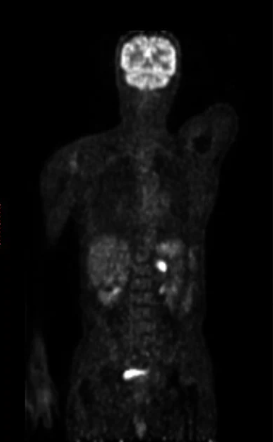
%> input picture images/ct.png, 273 x 442 px
$ octave fusion_img.m   (GNU Octave 9; MATLAB toolbox functions it lacks are replaced by stand-ins)
%> lines starting %> are read from the running program, lines starting %| are printed output that depends on the picture
a = imread("ct.png");
%> a is the input picture: size 442x273x3 uint8; mean R, G, B 13.4, 13.4, 13.4
a1 = rgb2gray(imresize(a,[440,270]));
b = imread("pet.png");
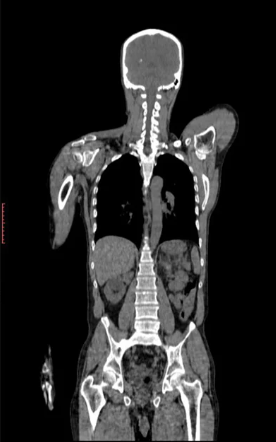
%> input picture images/pet.png, 276 x 442 px
%> b is the input picture: size 442x276x3 uint8; mean R, G, B 41.3, 41.2, 41.2
b1 = rgb2gray(imresize(b,[440,270]));
[ca,ch,cv,cd] = dwt2(a1,'db1');
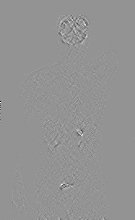
%> cd: size 220x135 double; min -20, max 14.5, mean -0.000943; drawn with min black and max white
[ca1,ch1,cv1,cd1] = dwt2(b1,'db1');
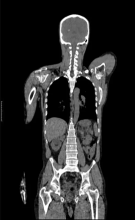
%> ca1: size 220x135 double; min 0, max 510, mean 82.4; drawn with min black and max white
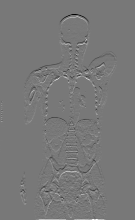
%> ch1: size 220x135 double; min -172.5, max 191.5, mean 0.1; drawn with min black and max white
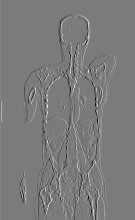
%> cv1: size 220x135 double; min -163, max 173.5, mean 0.1; drawn with min black and max white
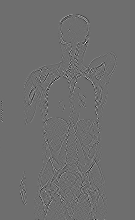
%> cd1: size 220x135 double; min -49, max 64, mean 0; drawn with min black and max white
CA = ca + ca1;
CH = ch+ch1;
CV = cv+cv1;
CD = cd+cd1;
fus_img = idwt2(CA,CH,CV,CD,'db1');
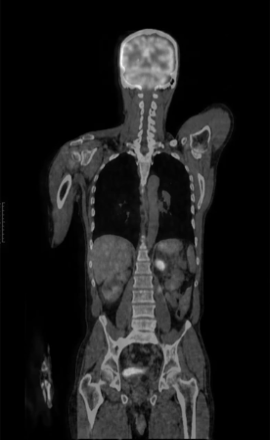
%> fus_img: size 440x270 double; min -6.11e-16, max 485, mean 54.7; drawn with min black and max white
subplot(131);
imshow(a1);title('Image1');
subplot(132);
imshow(b1);title('Image2');
subplot(133);
imshow(fus_img,[]);title("fused image");
